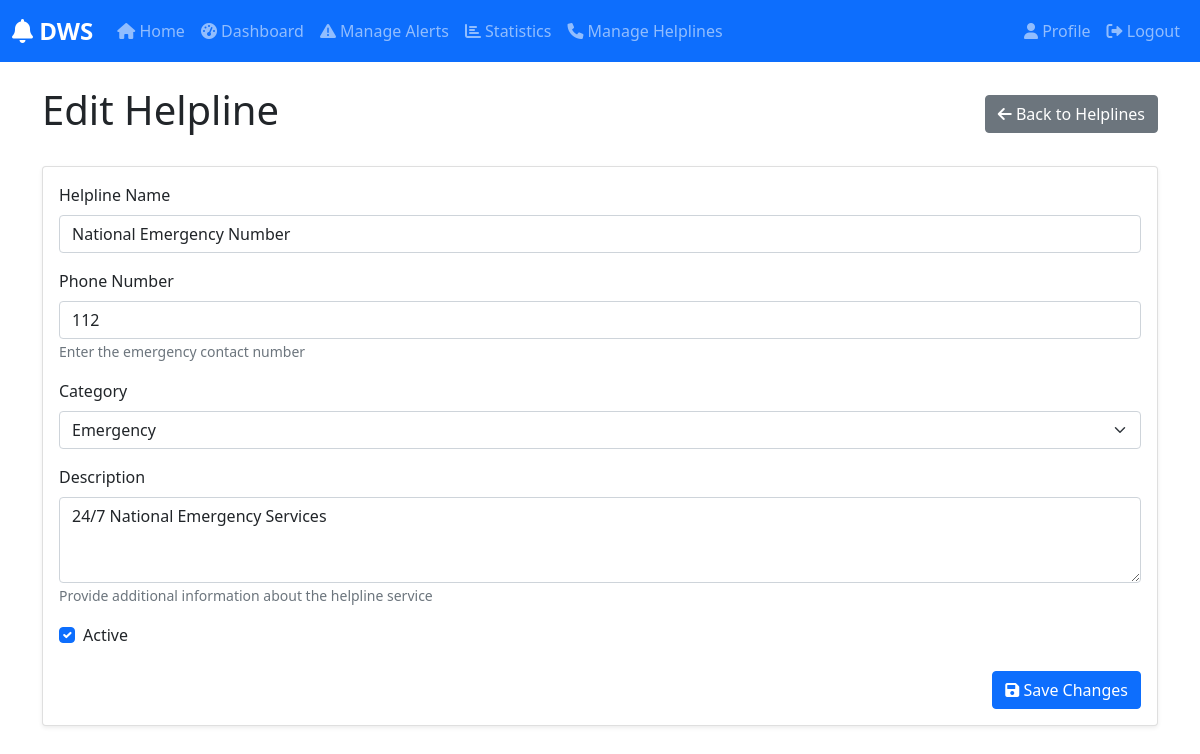
Screenshot of /admin/edit-helpline/1 (signed in) with the database file from the repository.
### app/models/helpline.py (models this page shows, shortened)
class Helpline(db.Model):
    id = db.Column(db.Integer, primary_key=True)
    name = db.Column(db.String(100), nullable=False)
    number = db.Column(db.String(20), nullable=False)
    description = db.Column(db.Text)
    category = db.Column(db.String(50), nullable=False)  # e.g., 'emergency', 'medical', 'fire', 'police'
    is_active = db.Column(db.Boolean, default=True)
    created_at = db.Column(db.DateTime, default=datetime.utcnow)
    updated_at = db.Column(db.DateTime, default=datetime.utcnow, onupdate=datetime.utcnow)

### app/routes/admin.py (the view, shortened to what this page needs)
@bp.route('/edit-helpline/<int:helpline_id>', methods=['GET', 'POST'])
@login_required
@admin_required
def edit_helpline(helpline_id):
    helpline = Helpline.query.get_or_404(helpline_id)
    return render_template('admin/edit_helpline.html', helpline=helpline)

### app/models/user.py (called while the page is built)
@login_manager.user_loader
def load_user(id):
    return User.query.get(int(id))

### app/routes/admin.py (called while the page is built)
def admin_required(f):
    @wraps(f)
    def decorated_function(*args, **kwargs):
        if not current_user.is_authenticated or not current_user.is_admin:
            flash('You do not have permission to access this page.', 'error')
            return redirect(url_for('main.index'))
        return f(*args, **kwargs)
    return decorated_function

### app/templates/admin/edit_helpline.html (shortened to what this page needs)
{% extends "base.html" %}
{% block content %}
<div class="container mt-4">
    <div class="d-flex justify-content-between align-items-center mb-4">
        <h1>Edit Helpline</h1>
        <a href="{{ url_for('admin.helplines') }}" class="btn btn-secondary">
            <i class="fas fa-arrow-left"></i> Back to Helplines
        </a>
    </div>
    <div class="card shadow-sm">
        <div class="card-body">
            <form method="POST">
                <div class="mb-3">
                    <label for="name" class="form-label">Helpline Name</label>
                    <input type="text" class="form-control" id="name" name="name" value="{{ helpline.name }}" required>
                </div>
                <div class="mb-3">
                    <label for="number" class="form-label">Phone Number</label>
                    <input type="text" class="form-control" id="number" name="number" value="{{ helpline.number }}" required>
                    <small class="text-muted">Enter the emergency contact number</small>
                </div>
                <div class="mb-3">
                    <label for="category" class="form-label">Category</label>
                    <select class="form-select" id="category" name="category" required>
                        <option value="emergency" {% if helpline.category == 'emergency' %}selected{% endif %}>Emergency</option>
                    </select>
                </div>
                <div class="mb-3">
                    <label for="description" class="form-label">Description</label>
                    <textarea class="form-control" id="description" name="description" rows="3">{{ helpline.description }}</textarea>
                    <small class="text-muted">Provide additional information about the helpline service</small>
                </div>
                <div class="mb-3">
                    <div class="form-check">
                        <input class="form-check-input" type="checkbox" id="is_active" name="is_active" {% if helpline.is_active %}checked{% endif %}>
                        <label class="form-check-label" for="is_active">Active</label>
                    </div>
                </div>
                <div class="d-grid gap-2 d-md-flex justify-content-md-end mt-4">
                    <button type="submit" class="btn btn-primary">
                        <i class="fas fa-save"></i> Save Changes
                    </button>
                </div>
            </form>
        </div>
    </div>
</div>
{% endblock %}

### app/templates/base.html (style rules this page uses)
:root { --primary-color: #007bff; --primary-dark: #0056b3; --success-color: #28a745; --warning-color: #ffc107; --danger-color: #dc3545; --light-gray: #f8f9fa; }

### rows the page displays
Helpline: name "National Emergency Number", number "112", category "Emergency", description "24/7 National Emergency Services", is_active "☑"
